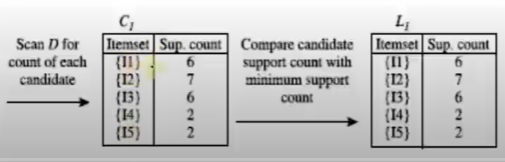
#> input picture Machine Learning/Association Rule/Apriori/images/c1l1.png, 505 x 162 px, given in place of kmeans1.png, which was not available
$ jupyter execute --allow-errors kmeans.ipynb   (text cells are left out)
#> lines starting #> are read from the running program, lines starting #| are printed output that depends on the picture; pictures that were not available may be replaced by others from this repository, and a replacement may not be noted
[cell 1]
from PIL import Image
from IPython.display import display

img = Image.open('images/kmeans1.png')
#> img is the input picture: PIL image 505x162 RGBA; mean R, G, B, A 196.4, 196.3, 196, 255
new_image = img.resize((500, 220))
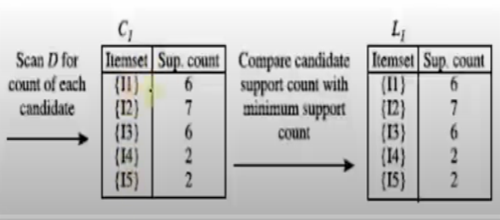
#> new_image: PIL image 500x220 RGBA; mean R, G, B, A 196.4, 196.3, 196, 255
display(new_image)


from PIL import Image
from IPython.display import display

img = Image.open('images/kmeans11.png')
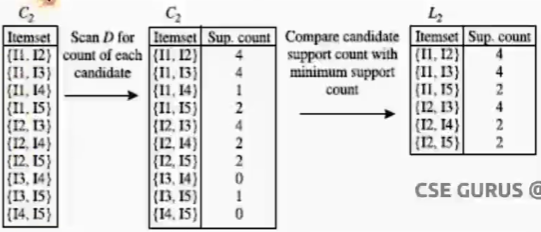
#> input picture Machine Learning/Association Rule/Apriori/images/c2l2.png, 541 x 232 px, given in place of kmeans11.png, which was not available
#> img is the input picture: PIL image 541x232 RGBA; mean R, G, B, A 224.9, 224.8, 224.7, 255
new_image = img.resize((170, 220))
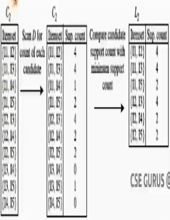
#> new_image: PIL image 170x220 RGBA; mean R, G, B, A 224.8, 224.8, 224.6, 255
display(new_image)

[cell 2]
from PIL import Image
from IPython.display import display

img = Image.open('images/kmeans2.png')
new_image = img.resize((500, 220))
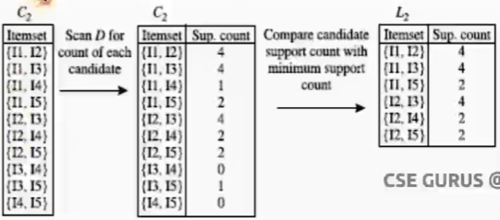
#> new_image: PIL image 500x220 RGBA; mean R, G, B, A 224.9, 224.8, 224.7, 255
display(new_image)


from PIL import Image
from IPython.display import display

#> (the rest of this cell did not finish here and is left out)

[cell 3]
from PIL import Image
from IPython.display import display

#> (the rest of this cell did not finish here and is left out)

[cell 4]
from PIL import Image
from IPython.display import display

#> (the rest of this cell did not finish here and is left out)

[cell 5]
from PIL import Image
from IPython.display import display

#> (the rest of this cell did not finish here and is left out)

[cell 6]
from PIL import Image
from IPython.display import display

img = Image.open('images/step1.png')
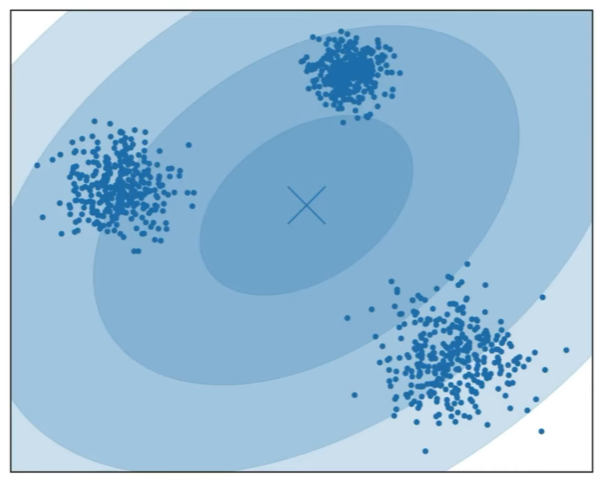
#> input picture Machine Learning/Clustering/Model-based/Gaussian Mixture Models (GMM)/images/step1.png, 604 x 483 px, found by its file name
#> img is the input picture: PIL image 604x483 RGBA; mean R, G, B, A 154.6, 191.3, 217.6, 255
new_image = img.resize((350, 250))
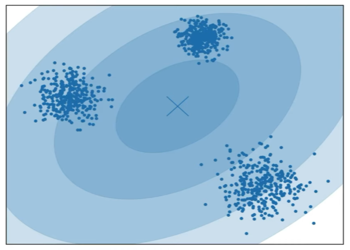
#> new_image: PIL image 350x250 RGBA; mean R, G, B, A 154.6, 191.2, 217.5, 255
display(new_image)
